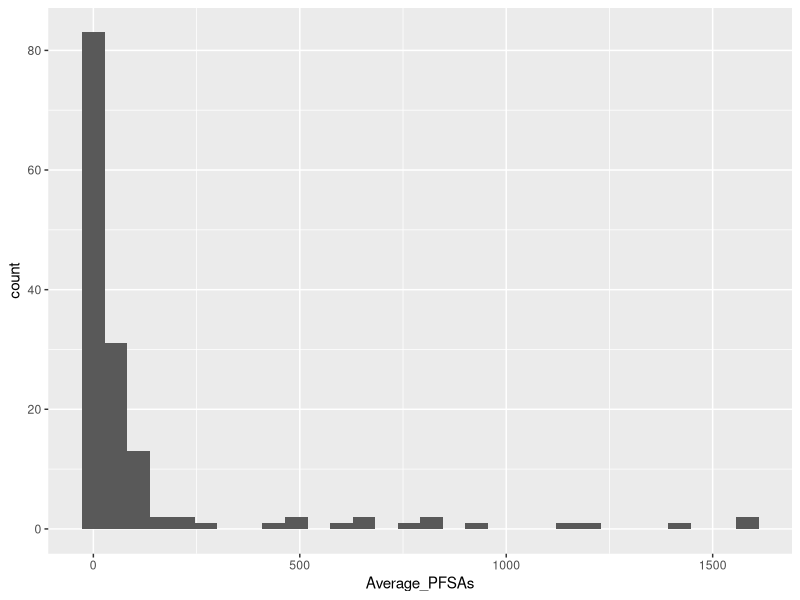
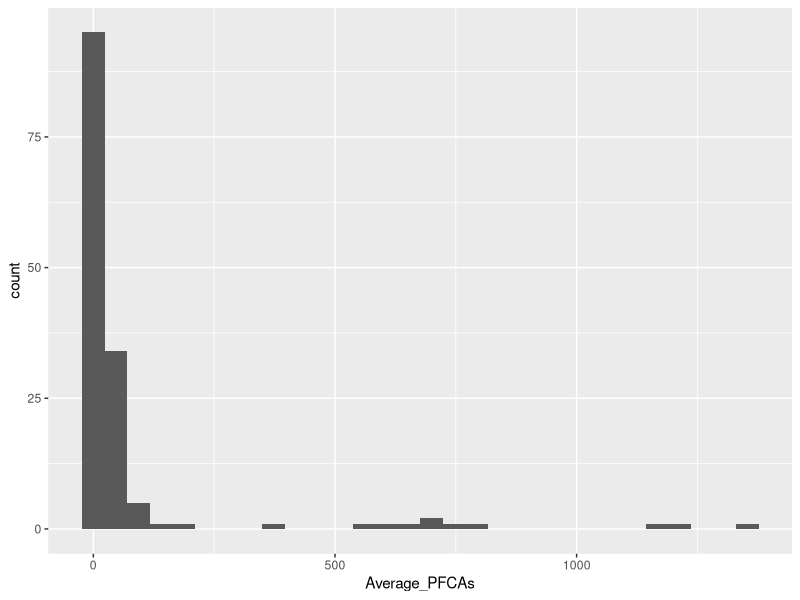
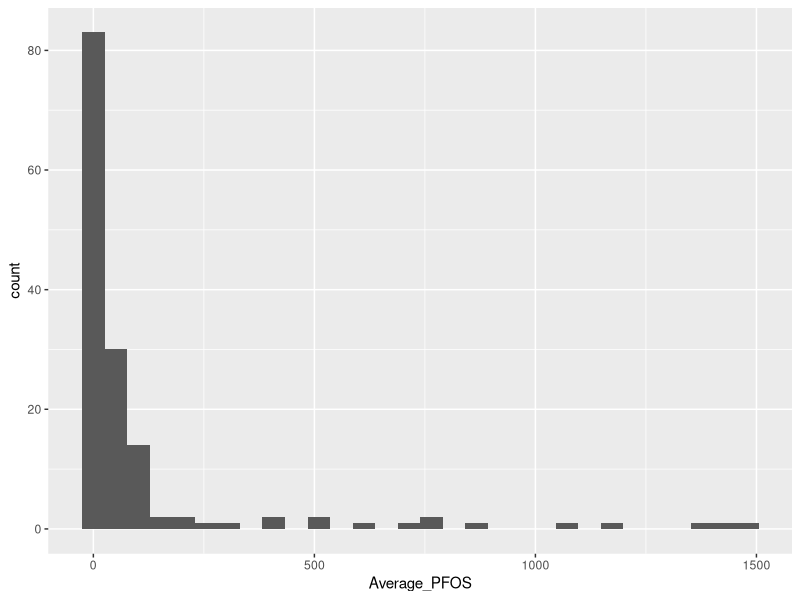

Reproduce these figures in R, in order.
# Data Management Assignment 

# Setting up...

library(tidyverse)
library (readr)
library(dplyr)

## BMB: this is unnecessary ...
## setwd("../QMEE")

## this should ? work just as well.
## read_csv will automatically return a tibble (has some slightly
##  different behaviour which you may or may not want)
EUST_Data <- as_tibble(read.csv("BIO708_EUST_Data_Set.csv"))

# Note: "EUST" is an abbreviation of "European Starling"
# This data looks at the average PFAS concentration from European starling eggs 
# across Canada. There are some abbreviations that would be helpful to know, including: 
    # PFAS = per- and polyfluoroalkyl substances
    # PFSA = perfluorosulfonic acid
    # PFCA = perfluorocarboxylic acid
    # PFOS = perfluorooctane sulfonate (a type of PFSA)


# Now that the data is loaded in, let's look at its structure. 
str(EUST_Data)
# We have 147 observations of 7 variables. These variables include: 
    # Site
    # Year 
    # Land Use Type 
    # Average PFSAs per egg
    # Average PFOS per egg
    # Average PFCAs per egg
    # Average proportion of PFCAs to total PFASs

# We can also do a quick check for parsing problems...
problems(EUST_Data)
# ...and nothing pops up! How lovely. 

# However, by looking at the structure, I've noticed a couple of formatting things I want to 
# change right off the bat: 
    # 1) The column title for "Year" is currently "X" and some column titles are (frankly) ugly
    # 2) I want site, year, and land use to be factor classes and not characters/intergers


# Let's fix it!

# Changing column titles
new_columns <- c(Year = "X", 
               Land_Use = "Land.Use",
               Average_PFSAs = "Average.of..PFSA",
               Average_PFOS = "Average.of.PFOS",
               Average_PFCAs = "Average.of..PFCA", 
               Average_Proportion_PFCAs = "Average.PFCA.Total.PFAAs")
EUST_Data <- rename(EUST_Data, all_of(new_columns))

## BMB: you can also do this (perhaps more transparently)
##  via EUST_Data <- rename(EUST_Data, Year = "X", Land_Use = "Land.Use", etc.)
## more fancily, you could use rename_with() to convert one or more dots
##  to an underscore; see also janitor::clean_names()

# Changing variable classes
EUST_Data <- (EUST_Data 
              %>% mutate(Site=as.factor(Site))
              %>% mutate(Year=as.factor(Year))
              %>% mutate(Land_Use=as.factor(Land_Use))
)
## or equivalently
EUST_Data <- EUST_Data %>% mutate(across(c(Site, Year, Land_Use), as.factor))

#Now, if we double-check our column names and classes, everything looks great!
str(EUST_Data)

# Let me look at the summary of this data...
summary(EUST_Data)

# Within the summary, I've noticed that there seems to be some inputs with really 
# elevated PFAS levels. I know that these should be from the Brantford and Calgary 
# locations, so let me double-check that this input is correct. 

max_check <- (EUST_Data
      %>% count(Site, Average_PFSAs, Average_PFCAs, Average_PFOS)
      %>% arrange(desc(Average_PFSAs))
)
print(max_check, n = 15)

# Looks like these elevated values were all recorded from either Calgary or Brantford. 
# Great! 

# Note: I tried using this line of code:

# (EUST_Data
#  %>% count(Site, Average_PFSAs, Average_PFCAs, Average_PFOS)
#  %>% arrange(desc(Average_PFSAs))
#  %>% print(n = 15)


(EUST_Data
    %>% count(Site, Average_PFSAs, Average_PFCAs, Average_PFOS)
    %>% arrange(desc(Average_PFSAs))
) %>% print(n=15)

# to print out more rows, but it only ever showed me ten rows. Something I 

## should learn how to fix in the future!

## BMB: this is an **extremely** subtle problem -- see above slight
## variation -- I can explain what happened

# Quickly, I want to check that the site names were inputted correctly and that there are
# no accidental spelling errors (e.g., Langley and Langeley)

print(EUST_Data
      %>% group_by(Site)
      %>% summarize(count = n())
)
# Cool! I've got the 17 sites I expected. Let me repeat this with the other classes. 

print(EUST_Data
      %>% group_by(Year)
      %>% summarize(count = n())
)

print(EUST_Data
      %>% group_by(Land_Use)
      %>% summarize(count = n())
)

# Year and Land Use also look great. I think that pretty much sums up my visual check of the 
# data. Everything looks clean! 



# There is a column of data that I want to add. Since I have the average sum of PFOS and PFSAs, 
# I want to see what proportion of all PFSAs are accounting for by PFOS. To do so: 


EUST_Data <- (EUST_Data
              %>% mutate(PFOS_per_PFSAs = Average_PFOS / Average_PFSAs)
)

# I can use this data later to make a histogram.


# Now, let me make some quick plots to visualize the data and check for further errors. 
print(ggplot(EUST_Data, aes(x=Average_PFSAs))
      + geom_histogram()
)
# Like I expected, most sites have PFSAs levels under 100ng/g ww. I can double-check this with the 
# other two columns as well. 

print(ggplot(EUST_Data, aes(x=Average_PFCAs))
      + geom_histogram()
)

print(ggplot(EUST_Data, aes(x=Average_PFOS))
      + geom_histogram()
)

# I get the same shape as the original histogram, with most values being very low and the 
# contaminated sites having extremely high values. 

# Overall, my data looks clean and is in the form I want it in. I: 
    # Checked its structure
    # Checked for problems
    # Altered the columns, titles, and classes to my liking
    # Made sure there were no strange values or spelling mistakes in each factor
    # Made 3 plots to check the distribution of the data

# Now, I can save this as an .rds file. 
saveRDS(EUST_Data, "EUST_Data.rds") 
